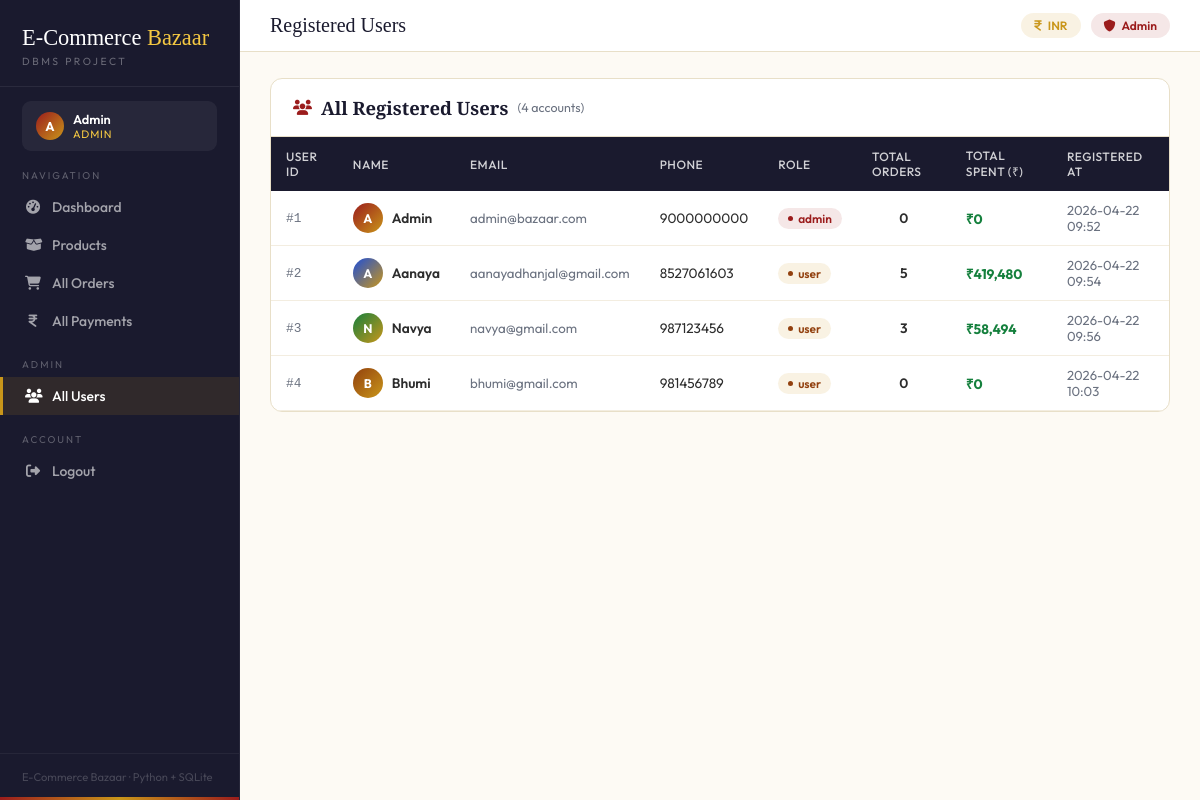
Page /admin/users (signed in) on the committed database.
### tables this page shows
CREATE TABLE users (
        user_id    INTEGER PRIMARY KEY AUTOINCREMENT,
        user_name  TEXT NOT NULL,
        email      TEXT NOT NULL UNIQUE,
        password   TEXT NOT NULL,
        phone      TEXT,
        role       TEXT NOT NULL DEFAULT 'user',
        created_at TEXT NOT NULL DEFAULT (datetime('now','localtime'))
    );

### app.py (the view)
@app.route("/admin/users")
@login_required
@admin_required
def admin_users():
    con = db()
    rows = con.execute("""
        SELECT u.user_id, u.user_name, u.email, u.phone, u.role, u.created_at,
               COUNT(DISTINCT o.order_id) AS total_orders,
               COALESCE(SUM(pay.amount),0) AS total_spent
        FROM users u
        LEFT JOIN orders o   ON o.user_id=u.user_id
        LEFT JOIN payments pay ON pay.user_id=u.user_id AND pay.status_p='Paid'
        GROUP BY u.user_id
        ORDER BY u.user_id
    """).fetchall()
    con.close()
    return render_template("admin_users.html", users=rows)

### app.py (called while the page is built)
def db():
    con = sqlite3.connect(DB)
    con.row_factory = sqlite3.Row
    con.execute("PRAGMA foreign_keys = ON")
    return con

def login_required(f):
    @wraps(f)
    def wrapper(*a, **kw):
        if "user_id" not in session:
            return redirect(url_for("login"))
        return f(*a, **kw)
    return wrapper

def admin_required(f):
    @wraps(f)
    def wrapper(*a, **kw):
        if session.get("role") != "admin":
            flash("Admin access required.", "error")
            return redirect(url_for("dashboard"))
        return f(*a, **kw)
    return wrapper

### templates/admin_users.html (shortened to what this page needs)
{% extends "base.html" %}
{% block page_title %}Registered Users{% endblock %}
{% block content %}
<div class="card">
  <div class="card-hd">
    <h2><i class="fa-solid fa-users"></i> All Registered Users <span class="rec-count">({{ users|length }} accounts)</span></h2>
  </div>
  <div class="tbl-wrap">
    <table>
      <thead>
        <tr>
          <th>User ID</th><th>Name</th><th>Email</th><th>Phone</th>
          <th>Role</th><th>Total Orders</th><th>Total Spent (₹)</th><th>Registered At</th>
        </tr>
      </thead>
      <tbody>
        {% for u in users %}
        <tr>
          <td class="mono">#{{ u.user_id }}</td>
          <td>
            <div class="av-cell">
              <div class="av"
                   style="background:linear-gradient(135deg,
                     {{ ['#9B1C1C','#1D4ED8','#15803D','#92400E','#5B21B6'][loop.index0 % 5] }},
                     #C9961A)">
                {{ u.user_name[0].upper() }}
              </div>
              <div>
                <div style="font-weight:600">{{ u.user_name }}</div>
              </div>
            </div>
          </td>
          <td style="color:var(--gray);font-size:.83rem">{{ u.email }}</td>
          <td>{{ u.phone or '—' }}</td>
          <td>
            <span class="badge {{ 'b-admin' if u.role=='admin' else 'b-user' }}">
              {{ u.role }}
            </span>
          </td>
          <td style="font-weight:600;text-align:center">{{ u.total_orders }}</td>
          <td class="amt">₹{{ "{:,.0f}".format(u.total_spent) }}</td>
          <td style="color:var(--gray);font-size:.82rem">{{ u.created_at[:16] }}</td>
        </tr>
        {% else %}
        <tr class="empty"><td colspan="8">No users registered yet.</td></tr>
        {% endfor %}
      </tbody>
    </table>
  </div>
</div>
{% endblock %}

### templates/base.html (style rules this page uses)
:root { --crimson:#9B1C1C;--crimson-d:#7F1D1D;--crimson-lt:#EF4444; --gold:#C9961A;--gold-lt:#F4C842; --ivory:#FDFAF4;--cream:#F5EFE0; --navy:#1A1A2E;--ink:#2D2D2D; --gray:#6B7280;--border:#E8DFC8; --green:#15803D;--green-lt:#D1FAE5; --blue:#1D4ED8;--blue-lt:#DBEAFE; --red-lt:#FEE2E2; --sidebar:240px;--r:12px; }
* { margin:0;padding:0;box-sizing:border-box }
body { font-family:'Outfit',sans-serif;background:var(--ivory);color:var(--ink);display:flex;min-height:100vh }
.card { background:#fff;border-radius:var(--r);border:1px solid var(--border);overflow:hidden;margin-bottom:20px }
.card-hd { padding:16px 22px;border-bottom:1px solid var(--border); display:flex;align-items:center;justify-content:space-between;flex-wrap:wrap;gap:10px; }
.card-hd h2 { font-family:'Cormorant Garamond',serif;font-size:1.15rem;color:var(--navy);display:flex;align-items:center;gap:9px }
.card-hd h2 i { color:var(--crimson);font-size:.95rem }
.rec-count { font-size:.78rem;color:var(--gray);font-family:'Outfit',sans-serif;font-weight:400 }
.tbl-wrap { overflow-x:auto }
table { width:100%;border-collapse:collapse;font-size:.855rem }
thead th { background:var(--navy);color:rgba(255,255,255,.8); padding:11px 15px;text-align:left;font-weight:500; font-size:.75rem;letter-spacing:.5px;text-transform:uppercase; }
tbody tr { border-bottom:1px solid #F3EDE0;transition:.12s }
tbody td { padding:11px 15px;vertical-align:middle }
.mono { font-family:monospace;font-size:.8rem;color:var(--gray) }
.amt { font-weight:700;color:var(--green) }
.badge { display:inline-flex;align-items:center;gap:5px; padding:3px 10px;border-radius:99px;font-size:.74rem;font-weight:600; }
.badge::before { content:'';width:5px;height:5px;border-radius:50%;background:currentColor }
.b-admin { background:rgba(155,28,28,.1);color:var(--crimson) }
.b-user { background:rgba(201,150,26,.12);color:#92400e }
.av-cell { display:flex;align-items:center;gap:9px }
.av-cell .av { width:30px;height:30px;border-radius:50%;background:linear-gradient(135deg,var(--crimson),var(--gold));display:flex;align-items:center;justify-content:center;color:#fff;font-weight:700;font-size:.78rem;flex-shrink:0 }

### rows in the picture
users: user_id "1", user_name "A", user_name "Admin", email "admin@bazaar.com", phone "9000000000", role "admin", total_orders "0", total_spent "0", created_at "2026-04-22 09:52"
users: user_id "2", user_name "A", user_name "Aanaya", email "aanayadhanjal@gmail.com", phone "8527061603", role "user", total_orders "5", total_spent "419,480", created_at "2026-04-22 09:54"
users: user_id "3", user_name "N", user_name "Navya", email "navya@gmail.com", phone "987123456", role "user", total_orders "3", total_spent "58,494", created_at "2026-04-22 09:56"
users: user_id "4", user_name "B", user_name "Bhumi", email "bhumi@gmail.com", phone "981456789", role "user", total_orders "0", total_spent "0", created_at "2026-04-22 10:03"

### other values in the picture
{{ session.user_name[0].upper() }} "A"
{{ session.user_name }} "Admin"
{{ session.role }} "ADMIN"
{{ users|length }} "4"
